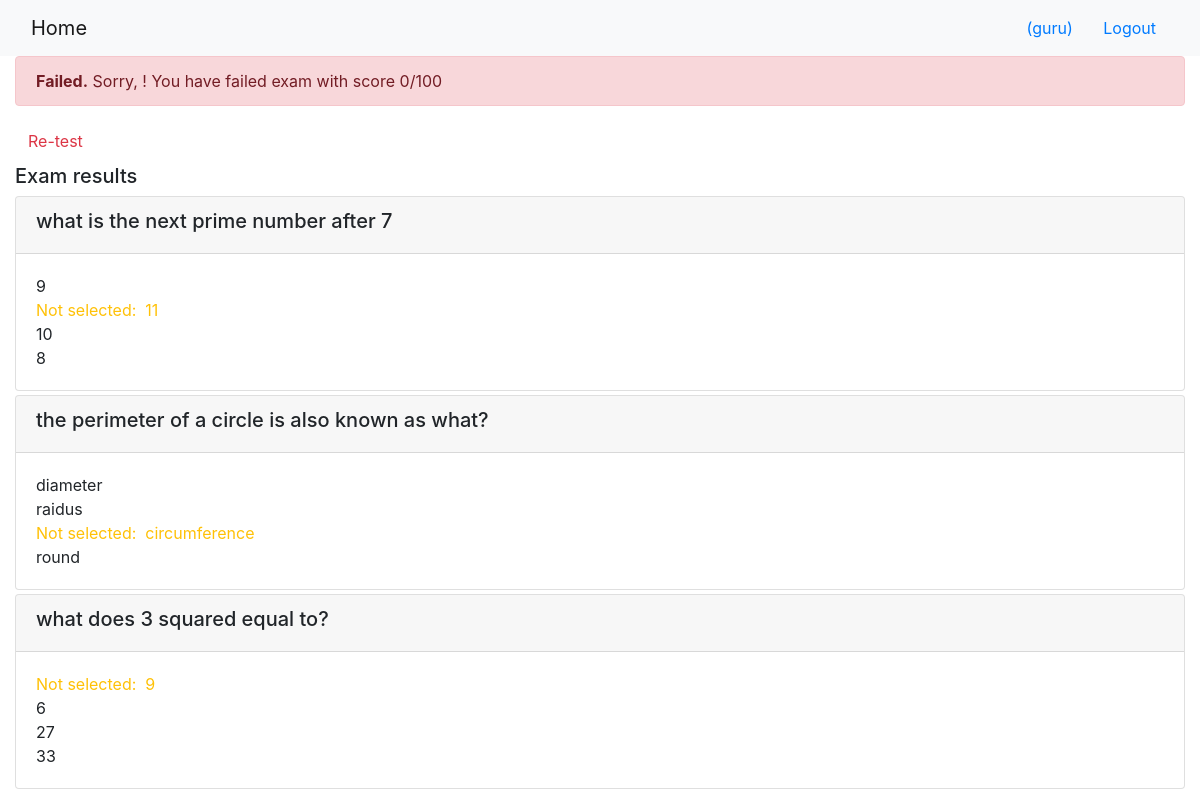
The page /onlinecourse/course/1/submission/1/result/ (signed in) on the database its author committed.
### onlinecourse/models.py (models this page shows, shortened)
class Question(models.Model):
    lesson = models.ForeignKey(Lesson, on_delete=models.CASCADE)
    question_text = models.CharField(
        max_length=256,
        null=False,
        blank=False,
        default="Question"
    )
    grade = models.IntegerField(
        null=False,
        blank=False,
        default=1
    )
    def get_score(self, selected):
        choices = self.choice_set.all()
        selected_count = selected.filter(question__id=self.id,is_correct=True).count()
        total_items = choices.count()
        correct = 0
        if selected_count > 0:
            for choice in choices:
                if choice.is_correct == True and choice in selected:
                    correct += 1
                elif choice.is_correct == False and choice not in selected:
                    correct += 1
        percentage = correct / total_items
        points = percentage * self.grade
        print("###### Q{} {}/{} = {}, {}/{}".format(self.id, correct, total_items, percentage, points, self.grade))
        return points, self.grade

class Choice(models.Model):
    question = models.ForeignKey(Question, on_delete=models.CASCADE)
    choice_text = models.CharField(
        max_length=256,
        null=False,
        blank=False,
        default="Choice *"
    )
    is_correct = models.BooleanField(null=False, blank=False, default=False)

### onlinecourse/views.py (the view)
# urls.py: path('course/<int:course_id>/submission/<int:submission_id>/result/', views.show_exam_result, name="show_exam_result")
def show_exam_result(request, course_id, submission_id):
    context = {}
    course = Course.objects.get(id=course_id)
    submission = Submission.objects.get(id=submission_id)
    choices = submission.choices.all()
    lessons = course.lesson_set.all()
    questions = []
    for lesson in lessons:
        for question in lesson.question_set.all():
            questions.append(question)
    total_score = 0
    score = 0
    for question in questions:
        points, totalpoints = question.get_score(choices)
        total_score += totalpoints
        score += points
    context[ "course" ] = course
    context[ "choices" ] = choices
    context[ "lessons" ] = lessons
    grade = 100
    if total_score > 0:
        grade = round(score / total_score * 100, 2)
        grade_int = int( grade )
        print("///////////// {}, {}".format(grade, grade_int))
        if (grade - grade_int) == 0:
            grade = grade_int
    print( ">>>>> {}, {}".format(score, total_score))
    context[ "grade" ] = grade
    return render(request, 'onlinecourse/exam_result_bootstrap.html', context)

### onlinecourse/templates/onlinecourse/exam_result_bootstrap.html (shortened to what this page needs)
<!DOCTYPE html>
<html lang="en">
<head>
    {% load static %}
    <link rel="stylesheet" href="https://maxcdn.bootstrapcdn.com/bootstrap/4.5.2/css/bootstrap.min.css">
</head>
<body>
 <nav class="navbar navbar-light bg-light">
    <div class="container-fluid">
        <div class="navbar-header">
              <a class="navbar-brand" href="{% url 'onlinecourse:index' %}">Home</a>
        </div>
        <ul class="nav navbar-nav navbar-right">
            {% if user.is_authenticated %}
            <li>
                <a class="btn btn-link" href="#">{{ user.first_name }}({{ user.username }})</a>
                <a class="btn btn-link" href="{% url 'onlinecourse:logout' %}">Logout</a>
            </li>
            {% endif %}
        </ul>
    </div>
</nav>
    {% if user.is_authenticated %}
    <div class="container-fluid">
        {% if grade > 80 %}
        <div class="alert alert-success">
        <b>Congratulations, {{ user.first_name }}!</b> You have passed the exam and completed the course with score {{ grade }}/100
        </div>
        {% else %}
        <div class="alert alert-danger">
        <b>Failed.</b> Sorry, {{ user.first_name }}! You have failed exam with score {{ grade }}/100
        </div>
        <a class="btn btn-link text-danger" href="{% url 'onlinecourse:course_details' course.id %}">Re-test</a>
        {% endif %}
        <div class="card-columns-vertical mt-1">
        <h5 class="">Exam results</h5>
            <div class="card-columns-vertical">
            {% for lesson in course.lesson_set.all %}
                {% for question in lesson.question_set.all %}
                <div class="card mt-1">
                    <div class="card-header"><h5>{{ question.question_text }}</h5></div>
                    <div class="card-body">
                        {% for xchoice in question.choice_set.all %}
                            {% if xchoice in choices %}
                                {% if xchoice.is_correct %}
                                <div class="text-success"> Correct answer:&nbsp;
                                {% else %}
                                <div class="text-danger"> Incorrect answer:&nbsp;
                                {% endif %}
                            {% else %}
                                {% if xchoice.is_correct %}
                                <div class="text-warning"> Not selected:&nbsp;
                                {% else %}
                                <div class="text-body">
                                {% endif %}
                            {% endif %}
                            {{ xchoice.choice_text }}
                            </div>
                        {% endfor %}
                    </div>
                </div>
                {% endfor %}
            {% endfor %}
            </div>
        </div>
    </div>
    {% endif %}
</body>
</html>

### rows shown on the page
Question: question_text "what is the next prime number after 7"
Choice: choice_text "9"
Choice: shows "Not selected:", choice_text "11"
Choice: choice_text "10"
Choice: choice_text "8"
Question: question_text "the perimeter of a circle is also known as what?"
Choice: choice_text "diameter"
Choice: choice_text "raidus"
Choice: shows "Not selected:", choice_text "circumference"
Choice: choice_text "round"
Question: question_text "what does 3 squared equal to?"
Choice: shows "Not selected:", choice_text "9"
Choice: choice_text "6"
Choice: choice_text "27"
Choice: choice_text "33"

### other values the page prints
{{ user.username }} "guru"
{{ grade }} "0"
